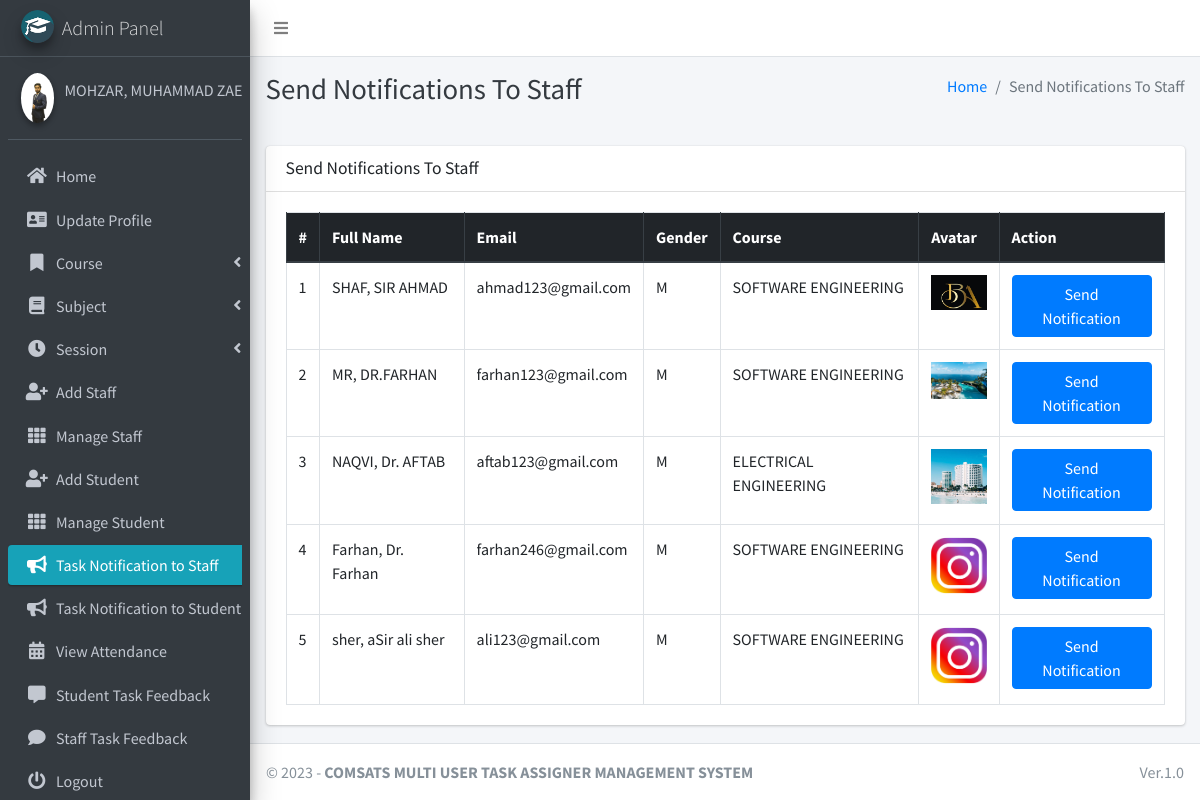
The page /admin_notify_staff (signed in) on the database its author committed.
### main_app/models.py (models this page shows, shortened)
class CustomUser(AbstractUser):
    USER_TYPE = ((1, "HOD"), (2, "Staff"), (3, "Student"))
    GENDER = [("M", "Male"), ("F", "Female")]
    username = None  # Removed username, using email instead
    email = models.EmailField(unique=True)
    user_type = models.CharField(default=1, choices=USER_TYPE, max_length=1)
    gender = models.CharField(max_length=1, choices=GENDER)
    profile_pic = models.ImageField()
    address = models.TextField()
    fcm_token = models.TextField(default="")  # For firebase notifications
    created_at = models.DateTimeField(auto_now_add=True)
    updated_at = models.DateTimeField(auto_now=True)
    USERNAME_FIELD = "email"
    REQUIRED_FIELDS = []
    objects = CustomUserManager()
    def __str__(self):
        return self.last_name + ", " + self.first_name

class Staff(models.Model):
    course = models.ForeignKey(Course, on_delete=models.DO_NOTHING, null=True, blank=False)
    admin = models.OneToOneField(CustomUser, on_delete=models.CASCADE)

class Course(models.Model):
    name = models.CharField(max_length=120)
    created_at = models.DateTimeField(auto_now_add=True)
    updated_at = models.DateTimeField(auto_now=True)

### main_app/hod_views.py (the view)
# urls.py: path("admin_notify_staff", hod_views.admin_notify_staff,
def admin_notify_staff(request):
    staff = CustomUser.objects.filter(user_type=2)
    context = {
        'page_title': "Send Notifications To Staff",
        'allStaff': staff
    }
    return render(request, "hod_template/staff_notification.html", context)

### main_app/templates/hod_template/staff_notification.html (shortened to what this page needs)
{% extends 'main_app/base.html' %}
{% load static %}
{% block page_title %}{{page_title}}{% endblock page_title %}
{% block content %}
<section class="content">
    <div class="container-fluid">
        <div class="row">
            <div class="col-md-12">
                <div class="card">
                    <div class="card-header">
                        <h3 class="card-title">{{page_title}}</h3>
                    </div>
                    <div class="card-body">
                        <table id="example2" class="table table-bordered table-hover">
                            <thead class="thead-dark">
                                <tr>
                                    <th>#</th>
                                    <th>Full Name</th>
                                    <th>Email</th>
                                    <th>Gender</th>
                                    <th>Course</th>
                                    <th>Avatar</th>
                                    <th>Action</th>
                                </tr>
                            </thead>
                            <tbody>
                                {% for staff in allStaff %}
                                <tr>
                                    <td>{{ forloop.counter }}</td>
                                    <td>{{staff.last_name}}, {{staff.first_name}}</td>
                                    <td>{{staff.email}}</td>
                                    <td>{{staff.gender}}</td>
                                    <td>{{staff.staff.course.name}}</td>
                                    <td>
                                        {% if staff.profile_pic == ""  %}
                                        No Image
                                        {% else %}
                                        <img class="img img-fluid mb-2" height="56" width="56"
                                            src="{{staff.profile_pic}}" alt="">
                                        {% endif %}
                                    </td>
                                    <td><button data-toggle = "modal" data-target = "#myModal"class="btn btn-primary show_notification" value="{{staff.id}}">Send Notification</button>
                                    </td>
                                </tr>
                                {% endfor %}
                            </tbody>
                        </table>
                    </div>
                </div>
            </div>
        </div>
    </div>
</section>
{% endblock content %}

### main_app/templates/main_app/base.html (shortened to what this page needs)
{% load static %}
<!DOCTYPE html>
<html>
<head>
    <link rel="stylesheet" href="{% static 'plugins/fontawesome-free/css/all.min.css'%} ">
    <link rel="stylesheet" href="https://code.ionicframework.com/ionicons/2.0.1/css/ionicons.min.css">
    <link rel="stylesheet"
        href="{% static 'plugins/tempusdominus-bootstrap-4/css/tempusdominus-bootstrap-4.min.css'%} ">
    <link rel="stylesheet" href="{% static 'plugins/icheck-bootstrap/icheck-bootstrap.min.css'%} ">
    <link rel="stylesheet" href="{% static 'dist/css/adminlte.min.css'%} ">
    <link rel="stylesheet" href="{% static 'plugins/overlayScrollbars/css/OverlayScrollbars.min.css'%} ">
    <link rel="stylesheet" href="{% static 'plugins/daterangepicker/daterangepicker.css'%} ">
</head>
<body class="hold-transition sidebar-mini layout-fixed">
    <div class="wrapper">
        <nav class="main-header navbar navbar-expand navbar-white navbar-light">
            <ul class="navbar-nav">
                <li class="nav-item">
                    <a class="nav-link" data-widget="pushmenu" href="#"><i class="fas fa-bars"></i></a>
                </li>
            </ul>
        </nav>
        {% include "main_app/sidebar_template.html" with user=user %}
        <div class="content-wrapper">
            <div class="content-header">
                <div class="container-fluid">
                    <div class="row mb-2">
                        <div class="col-sm-6">
                            <h1 class="m-0 text-dark">{% block page_title %}{% endblock page_title %}</h1>
                        </div>
                        <div class="col-sm-6">
                            <ol class="breadcrumb float-sm-right">
                                <li class="breadcrumb-item"><a href="#">Home</a></li>
                                <li class="breadcrumb-item active">{{ page_title }}</li>
                            </ol>
                        </div>
                    </div>
                </div>
            </div>
<section class="content">
    <div class="container-fluid">
        <div class="row">
            <div class="col-md-12">
            </div></div></div></section>
            {% block content %}
            {% endblock content %}
        </div>
        {% include "main_app/footer.html" %}
    </div>
</body>
</html>

### main_app/templates/main_app/sidebar_template.html (shortened to what this page needs)
{% load static %}
<aside class="main-sidebar sidebar-dark-info elevation-4">
    {% if request.user.user_type == '1' %}
    <a href="{% url 'admin_home' %}" class="brand-link">
        <img src="{% static 'dist/img/cmsl.png' %} " alt="Admin Logo"
            class="brand-image img-circle elevation-3" >
        <span class="brand-text font-weight-light">Admin Panel</span>
    </a>
    <div class="sidebar">
        <div class="user-panel mt-3 pb-3 mb-3 d-flex">
            <div class="image">
                <img src="{{ request.user.profile_pic}}" class="img-circle elevation-2" alt="User Image">
            </div>
            <div class="info">
                <a href="#" class="d-block">{{user}}</a>
            </div>
        </div>
        <nav class="mt-2">
            <ul class="nav nav-pills nav-sidebar flex-column" data-widget="treeview" role="menu" data-accordion="false">
                <li class="nav-item">
                    {% url 'admin_home' as admin_home %}
                    <a href="{{admin_home}}" class="nav-link {% if admin_home == request.path %} active {% endif %}">
                        <i class="nav-icon fas fa-home"></i>
                        <p>
                            Home
                        </p>
                    </a>
                </li>
                <li class="nav-item">
                    {% url 'admin_view_profile' as admin_view_profile %}
                    <a href="{{admin_view_profile}}"
                        class="nav-link {% if admin_view_profile == request.path %} active {% endif %}">
                        <i class="nav-icon fas fa-address-card"></i>
                        <p>
                            Update Profile
                        </p>
                    </a>
                </li>
                <li class="nav-item has-treeview">
                    <a href="#" class="nav-link">
                        <i class="nav-icon fas fa-bookmark"></i>
                        <p>
                            Course
                            <i class="fas fa-angle-left right"></i>
                        </p>
                    </a>
                </li>
                <li class="nav-item has-treeview">
                    <a href="#" class="nav-link">
                        <i class="nav-icon fas fa-book"></i>
                        <p>
                            Subject
                            <i class="fas fa-angle-left right"></i>
                        </p>
                    </a>
                </li>
                <li class="nav-item has-treeview">
                    <a href="#" class="nav-link">
                        <i class="nav-icon fas fa-clock"></i>
                        <p>
                            Session
                            <i class="fas fa-angle-left right"></i>
                        </p>
                    </a>
                </li>
                <li class="nav-item">
                    {% url 'add_staff' as add_staff %}
                    <a href="{{add_staff}}" class="nav-link {% if add_staff == request.path %} active {% endif %}">
                        <i class="nav-icon fas fa-user-plus"></i>
                        <p>
                            Add Staff
                        </p>
                    </a>
                </li>
                <li class="nav-item">
                    {% url 'manage_staff' as manage_staff %}
                    {% url 'edit_staff' staff_id as edit_staff %}
                    <a href="{{manage_staff}}"
                        class="nav-link {% if manage_staff == request.path or request.path == edit_staff %} active {% endif %}">
                        <i class="nav-icon fas fa-th"></i>
                        <p>
                            Manage Staff
                        </p>
                    </a>
                </li>
                <li class="nav-item">
                    {% url 'add_student' as add_student%}
                    <a href="{{add_student}}" class="nav-link  {% if add_student == request.path %} active {% endif %}">
                        <i class="nav-icon fas fa-user-plus"></i>
                        <p>
                            Add Student
                        </p>
                    </a>
                </li>
                <li class="nav-item">
                    {% url 'manage_student' as manage_student %}
                    {% url 'edit_student' student_id as edit_student %}
                    <a href="{{manage_student}}"
                        class="nav-link  {% if edit_student == request.path or manage_student == request.path %} active {% endif %}">
                        <i class="nav-icon fas fa-th"></i>
                        <p>
                            Manage Student
                        </p>
                    </a>
                </li>
                <li class="nav-item">
                    {% url 'admin_notify_staff' as admin_notify_staff %}
                    <a href="{{admin_notify_staff}}"
                        class="nav-link {% if admin_notify_staff == request.path %} active {% endif %}">
                        <i class="nav-icon fas fa-bullhorn"></i>
                        <p>
                           Task Notification to Staff
                        </p>
                    </a>
                </li>
                <li class="nav-item">
                    {% url 'admin_notify_student' as admin_notify_student %}
                    <a href="{{admin_notify_student}}"
                        class="nav-link {% if admin_notify_student == request.path %} active {% endif %}">
                        <i class="nav-icon fas fa-bullhorn"></i>
                        <p>
                            Task Notification to Student
                        </p>
                    </a>
                </li>
                <li class="nav-item">
                    {% url 'admin_view_attendance' as admin_view_attendance %}
                <li class="nav-item">
                    <a href="{{admin_view_attendance}}"
                        class="nav-link  {% if admin_view_attendance == request.path %} active {% endif %}">
                        <i class="nav-icon fas fa-calendar-alt"></i>
                        <p>
                            View Attendance
                        </p>
                    </a>
                </li>
                <li class="nav-item">
                    {% url 'student_feedback_message' as student_feedback_message %}
                    <a href="{{ student_feedback_message }}"
                        class="nav-link  {% if student_feedback_message == request.path %} active {% endif %}">
                        <i class="nav-icon fas fa-comment-alt"></i>
                        <p>
                            Student Task Feedback
                        </p>
                    </a>
                </li>
                <li class="nav-item">
                    {% url 'staff_feedback_message' as staff_feedback_message %}
                    <a href="{{staff_feedback_message}}"
                        class="nav-link   {% if staff_feedback_message == request.path %} active {% endif %}">
                        <i class="nav-icon fas fa-comment"></i>
                        <p>
                            Staff Task Feedback
                        </p>
                    </a>
                </li>
                                        {% endif %}
                                        <li class="nav-item">
                                            <a href="{% url 'user_logout' %}"
                                                onclick="return confirm('Your session would be terminated.\n\nProceed?')"
                                                class="nav-link">
                                                <i class="nav-icon fas fa-power-off"></i>
                                                <p>
                                                    Logout
                                                </p>
                                            </a>
                                        </li>
                                    </ul>
                                </nav>
                            </div>
</aside>

### main_app/templates/main_app/footer.html (shortened to what this page needs)
<footer class="main-footer">
    &copy; {% now "Y" %} - <strong>COMSATS</b> MULTI USER TASK ASSIGNER MANAGEMENT SYSTEM</strong>
    <div class="float-right d-none d-sm-inline-block">
       Ver.1.0
    </div>
</footer>

### rows shown on the page
CustomUser: user.profile_pic (picture), last_name+first_name "MOHZAR, MUHAMMAD…"
CustomUser: last_name "SHAF", first_name "SIR AHMAD", email "ahmad123@gmail.com", gender "M", staff.course.name "SOFTWARE ENGINEERING", profile_pic (picture)
CustomUser: last_name "MR", first_name "DR.FARHAN", email "farhan123@gmail.com", gender "M", staff.course.name "SOFTWARE ENGINEERING", profile_pic (picture)
CustomUser: last_name "NAQVI", first_name "Dr. AFTAB", email "aftab123@gmail.com", gender "M", staff.course.name "ELECTRICAL ENGINEERING", profile_pic (picture)
CustomUser: last_name "Farhan", first_name "Dr. Farhan", email "farhan246@gmail.com", gender "M", staff.course.name "SOFTWARE ENGINEERING", profile_pic (picture)
CustomUser: last_name "sher", first_name "aSir ali sher", email "ali123@gmail.com", gender "M", staff.course.name "SOFTWARE ENGINEERING", profile_pic (picture)

### other values the page prints
{{ page_title }} "Send Notifications To Staff"
